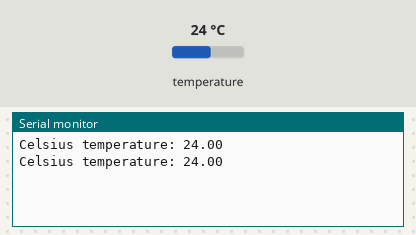
Simulated run of this sketch. Board: Arduino Uno, built with avr-gcc and run on an emulated ATmega328P. Shown: the last lines printed to the serial monitor. Inputs (shaded band) come from the test bench; at power-on: temperature 24 °C.

Above: at 2.0 s.
2.1 s: temperature set to 12 °C
At 2.8 s:
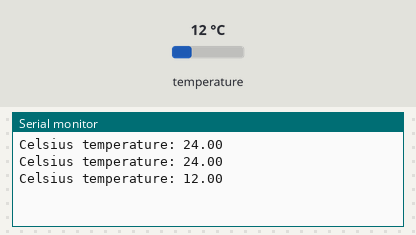
3.6 s: temperature set to 19 °C
At 5.1 s:
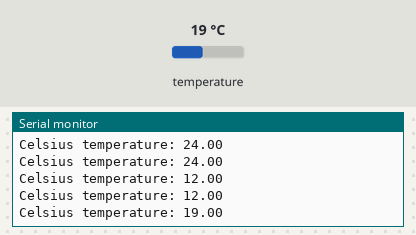
Timing chart, 0 to 6.6 s (numbered marks = the images above; inputs shaded):
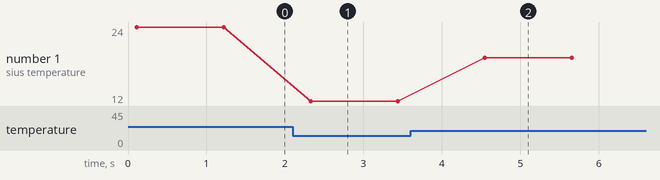

Measured:
- after the input at 2.1 s, the serial monitor: prints a new line after 0.23 s (image 1)
- after the input at 3.6 s, the serial monitor: prints a new line after 0.95 s (image 2)
- plotted number 1: 24 → 12 after the input at 2.1 s, 12 → 19 after the input at 3.6 s

The sketch:

TempCheck.ino
```cpp
#include <OneWire.h>
#include <DallasTemperature.h>

// Data wire is conntec to the Arduino digital pin 10
const int TempPin = 10;

// Setup a oneWire instance to communicate with any OneWire devices
OneWire oneWire(TempPin);

// Pass our oneWire reference to Dallas Temperature sensor
DallasTemperature sensors(&oneWire);

void setup()
{
  // Start serial communication for debugging purposes
  Serial.begin(9600);
  // Start up the library
  sensors.setResolution(9);
  sensors.begin();
}

void loop()
{
  // Call sensors.requestTemperatures() to issue a global temperature and Requests to all devices on the bus
  sensors.requestTemperatures();

  Serial.print("Celsius temperature: ");
  Serial.println(sensors.getTempCByIndex(0));

  delay(1000);
}
```
